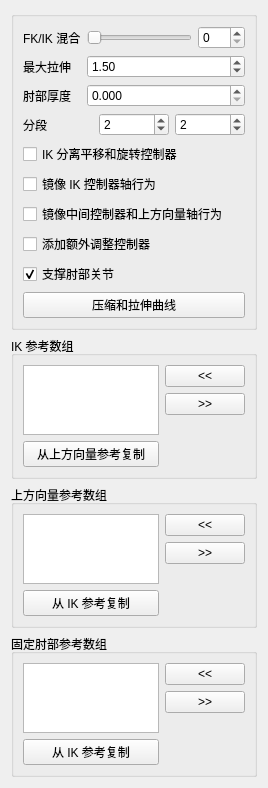
<?xml version="1.0" encoding="UTF-8"?>
<ui version="4.0">
 <class>Form</class>
 <widget class="QWidget" name="Form">
  <property name="geometry">
   <rect>
    <x>0</x>
    <y>0</y>
    <width>268</width>
    <height>768</height>
   </rect>
  </property>
  <property name="windowTitle">
   <string>表单</string>
  </property>
  <layout class="QGridLayout" name="gridLayout">
   <item row="0" column="0">
    <widget class="QGroupBox" name="groupBox">
     <property name="title">
      <string/>
     </property>
     <layout class="QGridLayout" name="gridLayout_2">
      <item row="0" column="0">
       <layout class="QVBoxLayout" name="verticalLayout">
        <item>
         <layout class="QFormLayout" name="formLayout">
          <property name="fieldGrowthPolicy">
           <enum>QFormLayout::AllNonFixedFieldsGrow</enum>
          </property>
          <item row="0" column="0">
           <widget class="QLabel" name="ikfk_label">
            <property name="text">
             <string>FK/IK 混合</string>
            </property>
           </widget>
          </item>
          <item row="0" column="1">
           <layout class="QHBoxLayout" name="horizontalLayout_3">
            <item>
             <widget class="QSlider" name="ikfk_slider">
              <property name="minimumSize">
               <size>
                <width>0</width>
                <height>15</height>
               </size>
              </property>
              <property name="maximum">
               <number>100</number>
              </property>
              <property name="orientation">
               <enum>Qt::Horizontal</enum>
              </property>
             </widget>
            </item>
            <item>
             <widget class="QSpinBox" name="ikfk_spinBox">
              <property name="maximum">
               <number>100</number>
              </property>
             </widget>
            </item>
           </layout>
          </item>
          <item row="1" column="0">
           <widget class="QLabel" name="maxStretch_label">
            <property name="sizePolicy">
             <sizepolicy hsizetype="MinimumExpanding" vsizetype="MinimumExpanding">
              <horstretch>0</horstretch>
              <verstretch>0</verstretch>
             </sizepolicy>
            </property>
            <property name="text">
             <string>最大拉伸</string>
            </property>
           </widget>
          </item>
          <item row="1" column="1">
           <widget class="QDoubleSpinBox" name="maxStretch_spinBox">
            <property name="sizePolicy">
             <sizepolicy hsizetype="MinimumExpanding" vsizetype="Fixed">
              <horstretch>0</horstretch>
              <verstretch>0</verstretch>
             </sizepolicy>
            </property>
            <property name="minimum">
             <double>1.000000000000000</double>
            </property>
            <property name="value">
             <double>1.500000000000000</double>
            </property>
           </widget>
          </item>
          <item row="2" column="0">
           <widget class="QLabel" name="maxStretch_label_2">
            <property name="sizePolicy">
             <sizepolicy hsizetype="MinimumExpanding" vsizetype="MinimumExpanding">
              <horstretch>0</horstretch>
              <verstretch>0</verstretch>
             </sizepolicy>
            </property>
            <property name="text">
             <string>肘部厚度</string>
            </property>
           </widget>
          </item>
          <item row="2" column="1">
           <widget class="QDoubleSpinBox" name="elbowThickness_spinBox">
            <property name="sizePolicy">
             <sizepolicy hsizetype="MinimumExpanding" vsizetype="Fixed">
              <horstretch>0</horstretch>
              <verstretch>0</verstretch>
             </sizepolicy>
            </property>
            <property name="decimals">
             <number>3</number>
            </property>
            <property name="minimum">
             <double>0.000000000000000</double>
            </property>
            <property name="maximum">
             <double>1.000000000000000</double>
            </property>
            <property name="singleStep">
             <double>0.100000000000000</double>
            </property>
            <property name="value">
             <double>0.000000000000000</double>
            </property>
           </widget>
          </item>
         </layout>
        </item>
        <item>
         <layout class="QHBoxLayout" name="horizontalLayout">
          <item>
           <widget class="QLabel" name="divisions_label">
            <property name="text">
             <string>分段</string>
            </property>
           </widget>
          </item>
          <item>
           <widget class="QSpinBox" name="div0_spinBox">
            <property name="minimum">
             <number>0</number>
            </property>
            <property name="value">
             <number>2</number>
            </property>
           </widget>
          </item>
          <item>
           <widget class="QSpinBox" name="div1_spinBox">
            <property name="minimum">
             <number>0</number>
            </property>
            <property name="value">
             <number>2</number>
            </property>
           </widget>
          </item>
         </layout>
        </item>
        <item>
         <widget class="QCheckBox" name="ikTR_checkBox">
          <property name="text">
           <string>IK 分离平移和旋转控制器</string>
          </property>
         </widget>
        </item>
        <item>
         <widget class="QCheckBox" name="mirrorIK_checkBox">
          <property name="toolTip">
           <string extracomment="This option set the axis of the mid CTL (elbow) and the up vector control to move in a mirror behaviour ">设置中间控制器(肘部)和上方向向量控制器以镜像方式移动的轴行为 </string>
          </property>
          <property name="statusTip">
           <string extracomment="This option set the axis of the mid CTL (elbow) and the up vector control to move in a mirror behaviour ">设置中间控制器(肘部)和上方向向量控制器以镜像方式移动的轴行为 </string>
          </property>
          <property name="whatsThis">
           <string>设置中间控制器(肘部)和上方向向量控制器以镜像方式移动的轴行为 </string>
          </property>
          <property name="text">
           <string>镜像 IK 控制器轴行为</string>
          </property>
         </widget>
        </item>
        <item>
         <widget class="QCheckBox" name="mirrorMid_checkBox">
          <property name="toolTip">
           <string extracomment="This option set the axis of the mid CTL (elbow) and the up vector control to move in a mirror behaviour ">设置中间控制器(肘部)和上方向向量控制器以镜像方式移动的轴行为 </string>
          </property>
          <property name="statusTip">
           <string extracomment="This option set the axis of the mid CTL (elbow) and the up vector control to move in a mirror behaviour ">设置中间控制器(肘部)和上方向向量控制器以镜像方式移动的轴行为 </string>
          </property>
          <property name="whatsThis">
           <string>设置中间控制器(肘部)和上方向向量控制器以镜像方式移动的轴行为 </string>
          </property>
          <property name="text">
           <string>镜像中间控制器和上方向量轴行为</string>
          </property>
         </widget>
        </item>
        <item>
         <widget class="QCheckBox" name="extraTweak_checkBox">
          <property name="toolTip">
           <string extracomment="This option set the axis of the mid CTL (elbow) and the up vector control to move in a mirror behaviour ">设置中间控制器(肘部)和上方向向量控制器以镜像方式移动的轴行为 </string>
          </property>
          <property name="statusTip">
           <string extracomment="This option set the axis of the mid CTL (elbow) and the up vector control to move in a mirror behaviour ">设置中间控制器(肘部)和上方向向量控制器以镜像方式移动的轴行为 </string>
          </property>
          <property name="whatsThis">
           <string>设置中间控制器(肘部)和上方向向量控制器以镜像方式移动的轴行为 </string>
          </property>
          <property name="text">
           <string>添加额外调整控制器</string>
          </property>
         </widget>
        </item>
        <item>
         <widget class="QCheckBox" name="supportJoints_checkBox">
          <property name="toolTip">
           <string extracomment="This option set the axis of the mid CTL (elbow) and the up vector control to move in a mirror behaviour ">设置中间控制器(肘部)和上方向向量控制器以镜像方式移动的轴行为 </string>
          </property>
          <property name="statusTip">
           <string extracomment="This option set the axis of the mid CTL (elbow) and the up vector control to move in a mirror behaviour ">设置中间控制器(肘部)和上方向向量控制器以镜像方式移动的轴行为 </string>
          </property>
          <property name="whatsThis">
           <string>设置中间控制器(肘部)和上方向向量控制器以镜像方式移动的轴行为 </string>
          </property>
          <property name="text">
           <string>支撑肘部关节</string>
          </property>
          <property name="checked">
           <bool>true</bool>
          </property>
         </widget>
        </item>
        <item>
         <layout class="QHBoxLayout" name="horizontalLayout_2">
          <item>
           <widget class="QPushButton" name="squashStretchProfile_pushButton">
            <property name="text">
             <string>压缩和拉伸曲线</string>
            </property>
           </widget>
          </item>
         </layout>
        </item>
       </layout>
      </item>
     </layout>
    </widget>
   </item>
   <item row="1" column="0">
    <widget class="QGroupBox" name="ikRefArray_groupBox">
     <property name="title">
      <string>IK 参考数组</string>
     </property>
     <layout class="QGridLayout" name="gridLayout_3">
      <item row="0" column="0">
       <layout class="QHBoxLayout" name="ikRefArray_horizontalLayout">
        <item>
         <layout class="QVBoxLayout" name="ikRefArray_verticalLayout_1">
          <item>
           <widget class="QListWidget" name="ikRefArray_listWidget">
            <property name="dragDropOverwriteMode">
             <bool>true</bool>
            </property>
            <property name="dragDropMode">
             <enum>QAbstractItemView::InternalMove</enum>
            </property>
            <property name="defaultDropAction">
             <enum>Qt::MoveAction</enum>
            </property>
            <property name="alternatingRowColors">
             <bool>true</bool>
            </property>
            <property name="selectionMode">
             <enum>QAbstractItemView::ExtendedSelection</enum>
            </property>
            <property name="selectionRectVisible">
             <bool>false</bool>
            </property>
           </widget>
          </item>
          <item>
           <widget class="QPushButton" name="ikRefArray_copyRef_pushButton">
            <property name="text">
             <string>从上方向量参考复制</string>
            </property>
           </widget>
          </item>
         </layout>
        </item>
        <item>
         <layout class="QVBoxLayout" name="ikRefArray_verticalLayout_2">
          <item>
           <widget class="QPushButton" name="ikRefArrayAdd_pushButton">
            <property name="text">
             <string>&lt;&lt;</string>
            </property>
           </widget>
          </item>
          <item>
           <widget class="QPushButton" name="ikRefArrayRemove_pushButton">
            <property name="text">
             <string>&gt;&gt;</string>
            </property>
           </widget>
          </item>
          <item>
           <spacer name="ikRefArray_verticalSpacer">
            <property name="orientation">
             <enum>Qt::Vertical</enum>
            </property>
            <property name="sizeHint" stdset="0">
             <size>
              <width>20</width>
              <height>40</height>
             </size>
            </property>
           </spacer>
          </item>
         </layout>
        </item>
       </layout>
      </item>
     </layout>
    </widget>
   </item>
   <item row="2" column="0">
    <widget class="QGroupBox" name="upvRefArray_groupBox">
     <property name="title">
      <string>上方向量参考数组</string>
     </property>
     <layout class="QGridLayout" name="gridLayout_5">
      <item row="0" column="0">
       <layout class="QHBoxLayout" name="upvRefArray_horizontalLayout">
        <item>
         <layout class="QVBoxLayout" name="upvRefArray_verticalLayout_1">
          <item>
           <widget class="QListWidget" name="upvRefArray_listWidget">
            <property name="dragDropOverwriteMode">
             <bool>true</bool>
            </property>
            <property name="dragDropMode">
             <enum>QAbstractItemView::InternalMove</enum>
            </property>
            <property name="defaultDropAction">
             <enum>Qt::MoveAction</enum>
            </property>
            <property name="alternatingRowColors">
             <bool>true</bool>
            </property>
            <property name="selectionMode">
             <enum>QAbstractItemView::ExtendedSelection</enum>
            </property>
            <property name="selectionRectVisible">
             <bool>false</bool>
            </property>
           </widget>
          </item>
          <item>
           <widget class="QPushButton" name="upvRefArray_copyRef_pushButton">
            <property name="text">
             <string>从 IK 参考复制</string>
            </property>
           </widget>
          </item>
         </layout>
        </item>
        <item>
         <layout class="QVBoxLayout" name="upvRefArray_verticalLayout_2">
          <item>
           <widget class="QPushButton" name="upvRefArrayAdd_pushButton">
            <property name="text">
             <string>&lt;&lt;</string>
            </property>
           </widget>
          </item>
          <item>
           <widget class="QPushButton" name="upvRefArrayRemove_pushButton">
            <property name="text">
             <string>&gt;&gt;</string>
            </property>
           </widget>
          </item>
          <item>
           <spacer name="upvRefArray_verticalSpacer">
            <property name="orientation">
             <enum>Qt::Vertical</enum>
            </property>
            <property name="sizeHint" stdset="0">
             <size>
              <width>20</width>
              <height>40</height>
             </size>
            </property>
           </spacer>
          </item>
         </layout>
        </item>
       </layout>
      </item>
     </layout>
    </widget>
   </item>
   <item row="3" column="0">
    <widget class="QGroupBox" name="pinRefArray_groupBox">
     <property name="title">
      <string>固定肘部参考数组</string>
     </property>
     <layout class="QGridLayout" name="gridLayout_4">
      <item row="0" column="0">
       <layout class="QHBoxLayout" name="pinRefArray_horizontalLayout">
        <item>
         <layout class="QVBoxLayout" name="pinRefArray_verticalLayout">
          <item>
           <widget class="QListWidget" name="pinRefArray_listWidget">
            <property name="dragDropOverwriteMode">
             <bool>true</bool>
            </property>
            <property name="dragDropMode">
             <enum>QAbstractItemView::InternalMove</enum>
            </property>
            <property name="defaultDropAction">
             <enum>Qt::MoveAction</enum>
            </property>
            <property name="alternatingRowColors">
             <bool>true</bool>
            </property>
            <property name="selectionMode">
             <enum>QAbstractItemView::ExtendedSelection</enum>
            </property>
            <property name="selectionRectVisible">
             <bool>false</bool>
            </property>
           </widget>
          </item>
          <item>
           <widget class="QPushButton" name="pinRefArray_copyRef_pushButton">
            <property name="text">
             <string>从 IK 参考复制</string>
            </property>
           </widget>
          </item>
         </layout>
        </item>
        <item>
         <layout class="QVBoxLayout" name="pinRefArray_verticalLayout_2">
          <item>
           <widget class="QPushButton" name="pinRefArrayAdd_pushButton">
            <property name="text">
             <string>&lt;&lt;</string>
            </property>
           </widget>
          </item>
          <item>
           <widget class="QPushButton" name="pinRefArrayRemove_pushButton">
            <property name="text">
             <string>&gt;&gt;</string>
            </property>
           </widget>
          </item>
          <item>
           <spacer name="pinRefArray_verticalSpacer">
            <property name="orientation">
             <enum>Qt::Vertical</enum>
            </property>
            <property name="sizeHint" stdset="0">
             <size>
              <width>20</width>
              <height>40</height>
             </size>
            </property>
           </spacer>
          </item>
         </layout>
        </item>
       </layout>
      </item>
     </layout>
    </widget>
   </item>
  </layout>
 </widget>
 <resources/>
 <connections>
  <connection>
   <sender>ikfk_slider</sender>
   <signal>sliderMoved(int)</signal>
   <receiver>ikfk_spinBox</receiver>
   <slot>setValue(int)</slot>
   <hints>
    <hint type="sourcelabel">
     <x>144</x>
     <y>47</y>
    </hint>
    <hint type="destinationlabel">
     <x>220</x>
     <y>45</y>
    </hint>
   </hints>
  </connection>
  <connection>
   <sender>ikfk_spinBox</sender>
   <signal>valueChanged(int)</signal>
   <receiver>ikfk_slider</receiver>
   <slot>setValue(int)</slot>
   <hints>
    <hint type="sourcelabel">
     <x>222</x>
     <y>37</y>
    </hint>
    <hint type="destinationlabel">
     <x>182</x>
     <y>37</y>
    </hint>
   </hints>
  </connection>
 </connections>
</ui>
